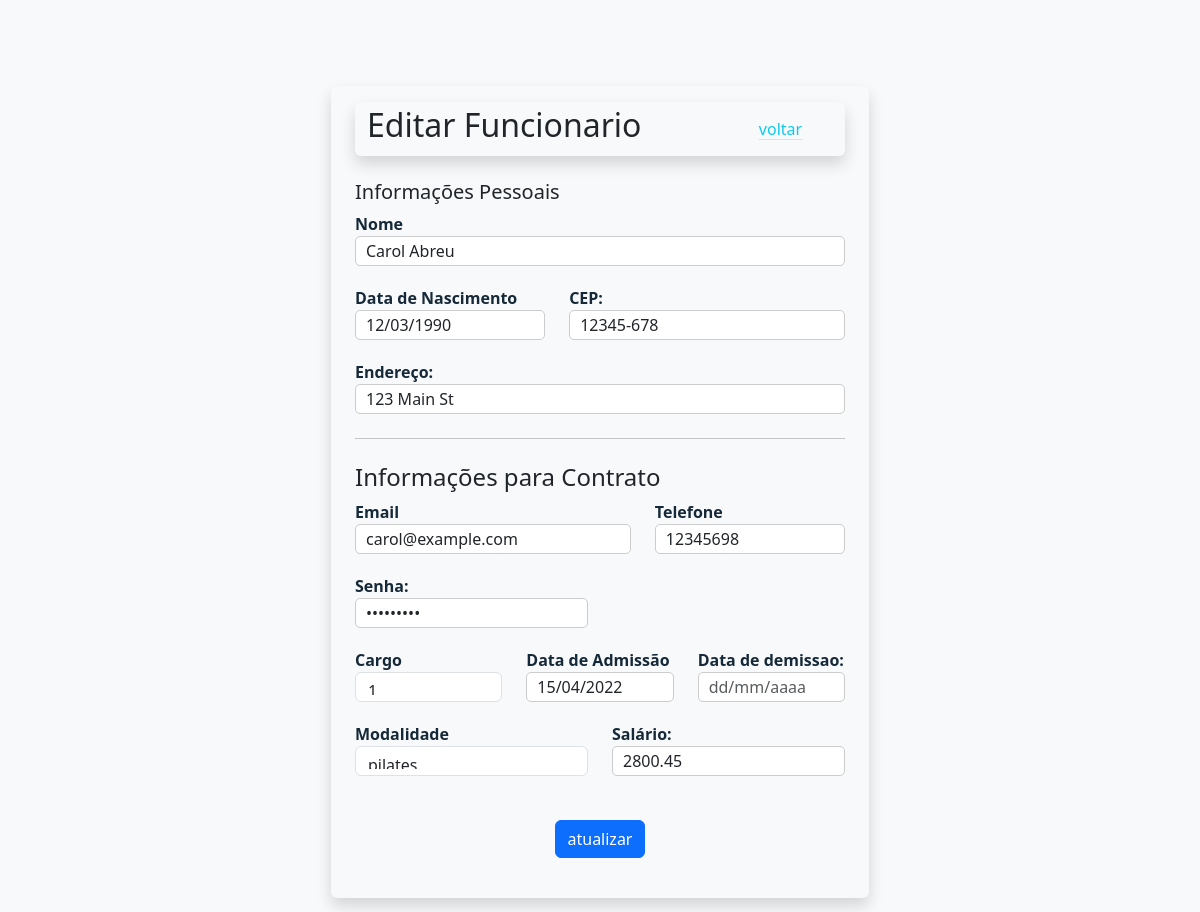
/healthtech_Vfinal/templates/editFuncionario.php?id=1 (signed in), run on the app's committed database.
### tables this page shows
CREATE TABLE tb_funcionario (
  id INTEGER UNSIGNED NOT NULL AUTO_INCREMENT,
  nome VARCHAR(45) NULL, 
  cpf VARCHAR(14) NOT NULL,
  data_nascimento VARCHAR(10) NULL, 
  telefone VARCHAR(45) NULL,
  email VARCHAR(50) NULL, 
  admissao VARCHAR(10) NULL,  
  demissao VARCHAR(10) NULL, 
  contrato VARCHAR(40) NULL, 
  salario DECIMAL(10, 2) NULL, 
  cargo INTEGER NULL, 
  senha VARCHAR(50) NULL, 
  modalidade VARCHAR(100) NULL,
  endereco VARCHAR(200) NULL, 
  cep VARCHAR(9) NULL,
  resposta VARCHAR(10),
  PRIMARY KEY(id),
  UNIQUE (cpf),
  UNIQUE (email)
);

### healthtech_Vfinal/config/url.php (called while the page is built, shortened)
<?php
  $BASE_URL = "http://".$_SERVER['SERVER_NAME'].dirname($_SERVER['REQUEST_URI'].'?');
?>

### healthtech_Vfinal/config/processamentoFuncionarios.php (called while the page is built, shortened)
<?php
include_once("../config/url.php");
include_once("../config/conexao.php");
if (isset($_GET["id"])) {
    $id = $_GET["id"];
}
if (!empty($id)) {
    $query = "SELECT * FROM tb_funcionario WHERE id = :id";
    $stmt = $conn->prepare($query);
    $stmt->bindParam(":id", $id);
    $stmt->execute();
    $onlyfuncionarios = $stmt->fetch();
}

### healthtech_Vfinal/templates/editFuncionario.php (the view, shortened to what this page needs)
<?php
include_once("layout/head.php");
include_once("../config/processamentoFuncionarios.php");
?>
<body class="bg-light">
   <div class="container">
      <div id="containerFuncionario">
         <div class="bg-light shadow rounded">
            <div class="col-md-9 py-3 px-4">
               <div class="form-wrap-funcionario">
                  <div class="bg-light shadow rounded">
                     <div class="row">
                        <div class="col-md-9 py-1 px-4">
                           <h2>Editar Funcionario</h2>
                        </div>
                        <div class="col-md-2 text-end">
                           <div class="link-wrapper">
                              <a href="tableFuncionario.php" class="link-info link-offset-2 link-underline-opacity-25 link-underline-opacity-100-hover">voltar</a>
                           </div>
                        </div>
                     </div>
                  </div>
                  <br>
                  <form id="create-form" action="<?= $BASE_URL ?>/../config/processamentoFuncionarios.php" method="POST">
                     <label for="infoP">
                        <h5>Informações Pessoais</h5>
                     </label>
                     <div class="col-md-12">
                        <div class="form-group">
                           <label for="nome">Nome</label>
                           <input type="text" id="nome" name="nome" placeholder="Digite o nome" value="<?= $onlyfuncionarios['nome'] ?>" class="form-control">
                        </div>
                     </div>
                     <div class="row">
                        <div class="col-md-5">
                           <div class="form-group">
                              <label for="data_nascimento">Data de Nascimento</label>
                              <input type="text" id="data_nascimento" name="data_nascimento" placeholder="dd/mm/aaaa" onkeyup="adicionarBarraData(this)" maxlength="10" value="<?= $onlyfuncionarios['data_nascimento'] ?>" class="form-control">
                           </div>
                        </div>
                        <div class="col-md-7">
                           <div class="form-group">
                              <label for="cep">CEP:</label>
                              <input type="text" id="cep" name="cep" placeholder="12345-678" onkeyup="adicionarTracoCEP(this)" maxlength="9" value="<?= $onlyfuncionarios['cep'] ?>" class="form-control">
                           </div>
                        </div>
                     </div>
                     <div class="col-md-12">
                        <div class="form-group">
                           <label for="endereco">Endereço:</label>
                           <input type="text" id="endereco" name="endereco" placeholder="Digite o endereço" value="<?= $onlyfuncionarios['endereco'] ?>" class="form-control">
                        </div>
                     </div>
                     <hr class="my-4">
                     <label for="infoT">
                        <h4>Informações para Contrato</h4>
                     </label>
                     <div class="row">
                        <div class="col-md-7">
                           <div class="form-group">
                              <label for="email">Email</label>
                              <input type="text" id="email" name="email" placeholder="Digite o seu email" value="<?= $onlyfuncionarios['email'] ?>" class="form-control">
                           </div>
                        </div>
                        <div class="col-md-5">
                           <div class="form-group">
                              <label for="telefone">Telefone</label>
                              <input type="text" id="telefone" name="telefone" placeholder="(01) 12345-6789" onkeyup="adicionarParentesesTelefone(this)" maxlength="15" value="<?= $onlyfuncionarios['telefone'] ?>" class="form-control">
                           </div>
                        </div>
                     </div>
                     <div class="row">
                        <div class="col-md-6">
                           <div class="form-group">
                              <label for="senha">Senha:</label>
                              <input type="password" id="senha" name="senha" placeholder="Digite a senha" value="<?= $onlyfuncionarios['senha'] ?>" class="form-control">
                           </div>
                        </div>
                     </div>
                     <div class="row">
                        <div class="col-md-4">
                           <div class="form-group">
                              <label for="cargo">Cargo</label>
                              <select id="dropdown" name="cargo" class="form-control">
                                 <option value="<?= $onlyfuncionarios['cargo'] ?>" selected><?= $onlyfuncionarios['cargo'] ?></option>
                              </select>
                           </div>
                        </div>
                        <div class="col-md-4">
                           <div class="form-group">
                              <label for="admissao">Data de Admissão</label>
                              <input type="text" id="admissao" name="admissao" value="<?= $onlyfuncionarios['admissao'] ?>" class="form-control" placeholder="dd/mm/aaaa" onkeyup="adicionarBarraData(this)" maxlength="10">
                           </div>
                        </div>
                        <div class="col-md-4">
                           <div class="form-group">
                              <label for="demissao"> Data de demissao:</label>
                              <input type="text" id="demissao" name="demissao" value="<?= $onlyfuncionarios['demissao'] ?>" class="form-control" placeholder="dd/mm/aaaa" onkeyup="adicionarBarraData(this)" maxlength="10">
                           </div>
                        </div>
                     </div>
                     <div class="row">
                        <div class="col-md-6">
                           <div class="form-group">
                              <label for="modalidade">Modalidade</label>
                              <select id="modalidade" name="modalidade" value="" class="form-control">
                                 <option value="<?= $onlyfuncionarios['modalidade'] ?>" selected><?= $onlyfuncionarios['modalidade'] ?></option>
                              </select>
                           </div>
                        </div>
                        <div class="col-md-6">
                           <div class="form-group">
                              <label for="salario">Salário:</label>
                              <input type="text" id="salario" name="salario" placeholder="digite o salario" value="<?= $onlyfuncionarios['salario'] ?>" class="form-control">
                           </div>
                        </div>
                     </div>
                     <br>
                     <div class="mb-4 d-flex justify-content-center">
                        <button type="submit" class="btn btn-primary">atualizar</button>
                     </div>
                  </form>
               </div>
            </div>
         </div>
      </div>
   </div>
   <?php
   include_once("layout/footer.php");
   ?>

### healthtech_Vfinal/css/style.css (style rules this page uses)
*, *::after, *::before { box-sizing: border-box; padding: 0; margin: 0; }
body { width: 100%; min-height: 100vh; background-size: cover; background-position: center; background-repeat: no-repeat; font-family: 'Mukta', sans-serif; }
.form-group { margin-bottom: 20px; }
.form-group label { font-weight: bold; color: #162938; }
.form-group input { width: 100%; padding: 10px; border: 1px solid #ccc; border-radius: 5px; }
.btn-primary { background-color: #162938; color: #fff; border: none; border-radius: 5px; padding: 10px 20px; cursor: pointer; }
.form-control { height: 30px; }
#containerFuncionario { display: flex; justify-content: center; align-items: center; height: 105vh; }
.form-wrap-funcionario { width: 490px; }
.link-wrapper { margin-top: 15px; }

### data on the page
tb_funcionario: nome "Carol Abreu", data_nascimento "12/03/1990", cep "12345-678", endereco "123 Main St", email "carol@example.com", telefone "12345698", cargo "1", admissao "15/04/2022", modalidade "pilates", salario "2800.45"
